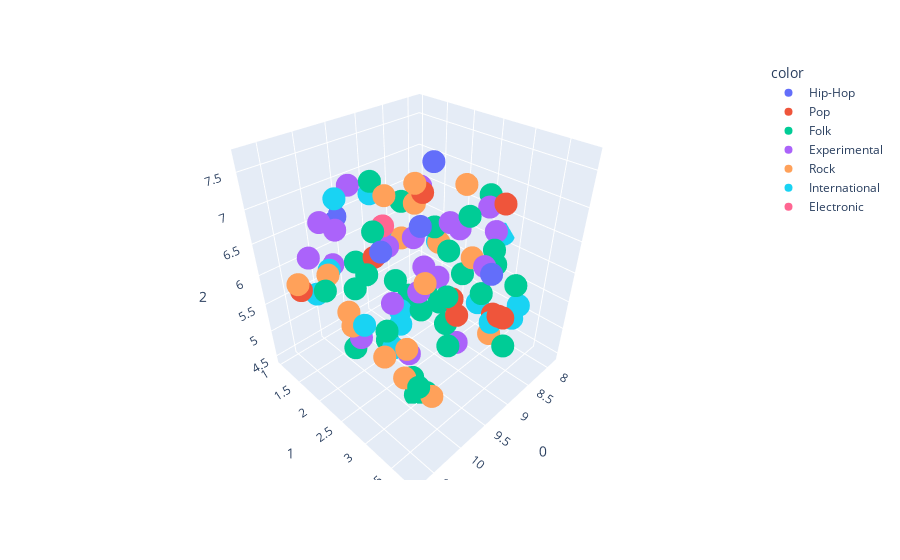

Here is the notebook cell this chart was saved with:
### Code cell
fig = px.scatter_3d(
    proj_umap, x=0, y=1, z=2,
    color=labels
)
fig.update_traces(marker_size=8)
fig.show()

### Figure 1 — Plotly figure (JSON) as saved in the notebook; plotly's stock layout.template omitted (floating-point values rounded to 4 significant figures)
{"data": [{"hovertemplate": "color=Hip-Hop<br>0=%{x}<br>1=%{y}<br>2=%{z}<extra></extra>", "legendgroup": "Hip-Hop", "marker": {"color": "#636efa", "size": 8, "symbol": "circle"}, "mode": "markers", "name": "Hip-Hop", "scene": "scene", "showlegend": true, "type": "scatter3d", "x": [9.256, 9.313, 9.569, 10.17, 9.487], "y": [2.645, 3.632, 1.021, 2.717, 2.659], "z": [7.68, 6.629, 6.449, 6.906, 6.929]}, {"hovertemplate": "color=Pop<br>0=%{x}<br>1=%{y}<br>2=%{z}<extra></extra>", "legendgroup": "Pop", "marker": {"color": "#EF553B", "size": 8, "symbol": "circle"}, "mode": "markers", "name": "Pop", "scene": "scene", "showlegend": true, "type": "scatter3d", "x": [9.444, 9.371, 9.258, 9.039, 8.77, 8.676, 9.248, 8.768, 8.304, 10.57], "y": [1.698, 3.824, 3.818, 3.535, 3.336, 2.526, 3.102, 1.989, 2.827, 1.539], "z": [6.01, 6.156, 6.055, 7.39, 5.537, 5.291, 5.66, 6.888, 6.858, 5.943]}, {"hovertemplate": "color=Folk<br>0=%{x}<br>1=%{y}<br>2=%{z}<extra></extra>", "legendgroup": "Folk", "marker": {"color": "#00cc96", "size": 8, "symbol": "circle"}, "mode": "markers", "name": "Folk", "scene": "scene", "showlegend": true, "type": "scatter3d", "x": [7.951, 7.996, 9.848, 9.046, 8.431, 8.912, 9.967, 9.973, 8.36, 9.284, 8.385, 9.326, 8.459, 9.129, 9.454, 8.765, 9.684, 9.649, 8.756, 10.61, 10.24, 9.339, 10.1, 8.545, 10.06, 8.154, 8.58, 8.737, 9.408, 9.401, 9.534, 10.05], "y": [2.113, 2.771, 2.931, 2.74, 2.055, 1.54, 3.256, 1.792, 3.386, 3.242, 2.993, 1.09, 2.891, 3.787, 3.15, 2.498, 2.187, 2.672, 1.684, 2.182, 3.38, 2.534, 2.508, 2.969, 2.027, 1.658, 1.351, 2.037, 3.056, 1.854, 1.807, 2.281], "z": [5.176, 5.701, 4.462, 5.168, 4.824, 5.241, 4.864, 4.676, 5.83, 7.217, 6.238, 5.577, 5.474, 5.492, 5.282, 6.171, 5.077, 4.462, 4.941, 6.306, 5.276, 5.473, 7.049, 7.125, 5.959, 5.956, 6.449, 5.265, 6.034, 4.495, 7.248, 6.312]}, {"hovertemplate": "color=Experimental<br>0=%{x}<br>1=%{y}<br>2=%{z}<extra></extra>", "legendgroup": "Experimental", "marker": {"color": "#ab63fa", "size": 8, "symbol": "circle"}, "mode": "markers", "name": "Experimental", "scene": "scene", "showlegend": true, "type": "scatter3d", "x": [8.234, 8.741, 9.043, 9.717, 9.602, 9.711, 9.979, 9.924, 8.452, 8.962, 8.96, 9.193, 9.254, 9.946, 10.14, 9.39, 9.062, 7.919, 8.73, 9.967], "y": [2.047, 1.999, 2.564, 1.05, 2.56, 1.579, 1.961, 1.502, 1.639, 3.267, 2.886, 3.44, 2.301, 1.177, 1.092, 2.539, 1.558, 2.668, 2.652, 2.651], "z": [6.224, 5.645, 5.901, 5.7, 4.829, 7.177, 4.996, 6.575, 6.755, 7.222, 4.839, 6.584, 6.515, 6.567, 6.036, 5.82, 5.954, 6.2, 6.576, 6.016]}, {"hovertemplate": "color=Rock<br>0=%{x}<br>1=%{y}<br>2=%{z}<extra></extra>", "legendgroup": "Rock", "marker": {"color": "#FFA15A", "size": 8, "symbol": "circle"}, "mode": "markers", "name": "Rock", "scene": "scene", "showlegend": true, "type": "scatter3d", "x": [8.87, 8.727, 10.4, 8.532, 9.698, 9.773, 9.383, 8.042, 10.73, 9.995, 8.181, 10.3, 8.578, 10.49, 9.687, 9.957, 10.11], "y": [2.834, 3.278, 2.376, 1.288, 2.952, 1.419, 2.462, 2.358, 1.769, 2.478, 1.78, 3.205, 1.636, 2.09, 2.249, 2.885, 3.486], "z": [7.329, 5.116, 5.742, 5.756, 6.342, 5.028, 7.391, 5.649, 6.247, 4.982, 5.736, 5.358, 6.521, 6.433, 7.263, 5.382, 5.096]}, {"hovertemplate": "color=International<br>0=%{x}<br>1=%{y}<br>2=%{z}<extra></extra>", "legendgroup": "International", "marker": {"color": "#19d3f3", "size": 8, "symbol": "circle"}, "mode": "markers", "name": "International", "scene": "scene", "showlegend": true, "type": "scatter3d", "x": [9.527, 8.088, 8.21, 9.431, 9.103, 9.3, 7.999, 10.19, 10.0, 7.851, 9.166, 10.5, 10.04, 8.802, 8.468], "y": [2.137, 2.563, 3.38, 2.205, 3.541, 1.494, 1.585, 1.277, 1.678, 2.752, 1.916, 2.745, 1.43, 1.113, 3.458], "z": [4.603, 4.904, 5.389, 5.325, 5.72, 6.882, 5.592, 5.527, 7.129, 6.161, 4.718, 6.045, 5.948, 5.959, 5.353]}, {"hovertemplate": "color=Electronic<br>0=%{x}<br>1=%{y}<br>2=%{z}<extra></extra>", "legendgroup": "Electronic", "marker": {"color": "#FF6692", "size": 8, "symbol": "circle"}, "mode": "markers", "name": "Electronic", "scene": "scene", "showlegend": true, "type": "scatter3d", "x": [9.339], "y": [1.79], "z": [6.517]}], "layout": {"legend": {"title": {"text": "color"}, "tracegroupgap": 0}, "margin": {"t": 60}, "scene": {"domain": {"x": [0, 1], "y": [0, 1]}, "xaxis": {"title": {"text": "0"}}, "yaxis": {"title": {"text": "1"}}, "zaxis": {"title": {"text": "2"}}}}}
